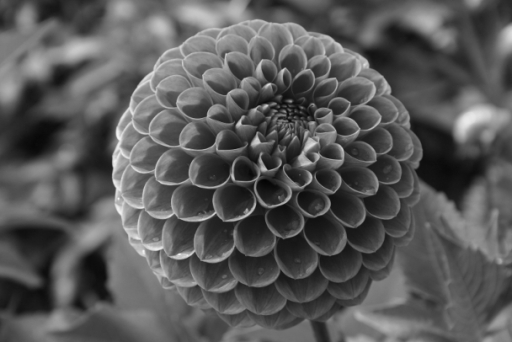
#> input picture lab3/flw.jpg, 512 x 342 px
$ jupyter execute lab3_1.ipynb
#> lines starting #> are read from the running program, lines starting #| are printed output that depends on the picture
[cell 1]
import time
import cv2
import numpy as np
from matplotlib import pyplot as plt

[cell 2]
def diff(a, b):
    return np.mean(np.abs(a.astype(np.float64) - b.astype(np.float64)))

[cell 3]
# TODO add sigma-kernel dependency -> kernel = 4*sigma + 1
def set_noise(img, sigma=2) :
    noise = np.random.normal(0, sigma, size=img.shape)
    return np.clip(img + noise, 0, 255).astype(np.uint8)

[cell 4]
def Gaussian_filter(sigma):
    n = 4*sigma + 1
    gaus_filter = np.array([range(-n//2+1, n//2+1, 1) for _ in range(n)])
    gaus_filter = np.square(gaus_filter) + np.square(gaus_filter.T)
    gaus_filter = (1/(2*np.pi*np.square(sigma)))*np.exp(-gaus_filter/(2*np.square(sigma)))
    return gaus_filter

[cell 5]
image = cv2.imread("flw.jpg")
#> image is the input picture: shape (342, 512, 3); min 4, max 244, mean 88.7
plt.imshow(image, 'gray')
plt.show()

[cell 6]
noisy_image = set_noise(image, 8)
plt.imshow(noisy_image, 'gray')
plt.savefig("noisy.jpg")
plt.show

[cell 7]
smooth_image = np.zeros(noisy_image.shape)
n = 5
gaus_filter = Gaussian_filter(1)
for i in range(noisy_image.shape[0] - n):
    for j in range(noisy_image.shape[1] - n):
        smooth_image[i, j, 0] = (noisy_image[i:i+n, j:j+n, 0]*gaus_filter).sum()
        smooth_image[i, j, 1] = (noisy_image[i:i+n, j:j+n, 1]*gaus_filter).sum()
        smooth_image[i, j, 2] = (noisy_image[i:i+n, j:j+n, 2]*gaus_filter).sum()
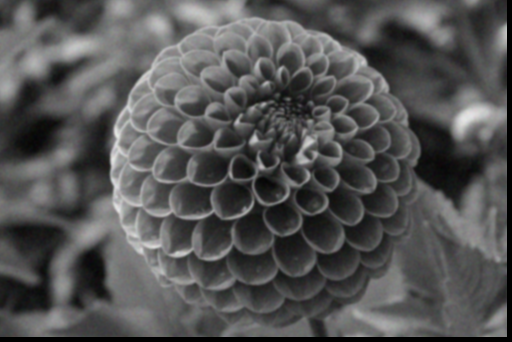
#> smooth_image: shape (342, 512, 3) float64; mean B, G, R 84.4, 84.5, 84.4

plt.imshow(smooth_image/np.max(smooth_image), 'gray')
plt.savefig("result.png")
plt.show()

diff(image, smooth_image)
#> Out = 14.1

# Bilateral

[cell 8]
def phi(alpha,C,h,sig):
    a = np.maximum(alpha-2*h*(sig**2),0)
    b = 2*np.sqrt(2)*h*(sig**2)/np.sqrt(C)
    inner = -a/b
    return np.exp(inner)

[cell 9]
def bilateral(y, sig, h=1):
#> called with sig = 8, h = 1
    s1 = s2 = 4*sig + 1
    n1, n2 = y.shape[:2]
#> n1 = 342; n2 = 512
    c = y.shape[2] if y.ndim == 3 else 1
#> c = 3
    x = np.zeros(y.shape)
    Z = np.zeros((n1, n2, *[1] * (y.ndim - 2)))
    for i in range(s1, n1-s1):
        for j in range(s2, n2-s2):
            tmp1 = 0
            tmp2 = 0
            for k in range(-s1, s1 + 1):
                for l in range(-s2, s2 + 1):
                    dist2 = ((y[i + k, j + l] - y[i, j])**2).mean()
                    tmp1 += phi(dist2,c,h,sig) * y[i + k][j + l]
                    tmp2 += phi(dist2,c,h,sig)
            x[i][j] = tmp1
            Z[i][j] = tmp2
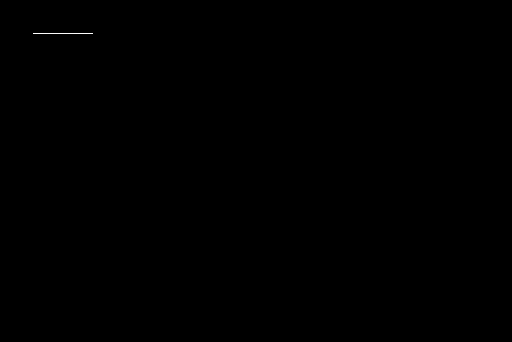
#> Z: shape (342, 512, 1) float64; min 0, max 4213.8, mean 1.4; drawn with min black and max white
    Z[Z == 0] = 1
    x = x / Z
    return x
